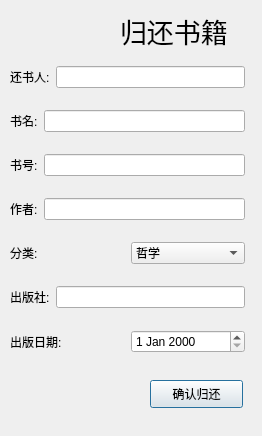
<?xml version="1.0" encoding="UTF-8"?>
<ui version="4.0">
 <class>Dialog</class>
 <widget class="QDialog" name="Dialog">
  <property name="geometry">
   <rect>
    <x>0</x>
    <y>0</y>
    <width>262</width>
    <height>436</height>
   </rect>
  </property>
  <property name="windowTitle">
   <string>Dialog</string>
  </property>
  <widget class="QLabel" name="label_10">
   <property name="geometry">
    <rect>
     <x>120</x>
     <y>10</y>
     <width>131</width>
     <height>41</height>
    </rect>
   </property>
   <property name="font">
    <font>
     <family>华文楷体</family>
     <pointsize>20</pointsize>
    </font>
   </property>
   <property name="text">
    <string>归还书籍</string>
   </property>
  </widget>
  <widget class="QPushButton" name="pushButton">
   <property name="geometry">
    <rect>
     <x>150</x>
     <y>380</y>
     <width>93</width>
     <height>28</height>
    </rect>
   </property>
   <property name="text">
    <string>确认归还</string>
   </property>
  </widget>
  <widget class="QWidget" name="">
   <property name="geometry">
    <rect>
     <x>10</x>
     <y>50</y>
     <width>235</width>
     <height>321</height>
    </rect>
   </property>
   <layout class="QVBoxLayout" name="verticalLayout">
    <item>
     <layout class="QHBoxLayout" name="horizontalLayout">
      <item>
       <widget class="QLabel" name="label">
        <property name="text">
         <string>还书人:</string>
        </property>
       </widget>
      </item>
      <item>
       <widget class="QLineEdit" name="lineEdit_5"/>
      </item>
     </layout>
    </item>
    <item>
     <layout class="QHBoxLayout" name="horizontalLayout_2">
      <item>
       <widget class="QLabel" name="label_2">
        <property name="text">
         <string>书名:</string>
        </property>
       </widget>
      </item>
      <item>
       <widget class="QLineEdit" name="lineEdit_2"/>
      </item>
     </layout>
    </item>
    <item>
     <layout class="QHBoxLayout" name="horizontalLayout_3">
      <item>
       <widget class="QLabel" name="label_3">
        <property name="text">
         <string>书号:</string>
        </property>
       </widget>
      </item>
      <item>
       <widget class="QLineEdit" name="lineEdit_3"/>
      </item>
     </layout>
    </item>
    <item>
     <layout class="QHBoxLayout" name="horizontalLayout_4">
      <item>
       <widget class="QLabel" name="label_4">
        <property name="text">
         <string>作者:</string>
        </property>
       </widget>
      </item>
      <item>
       <widget class="QLineEdit" name="lineEdit"/>
      </item>
     </layout>
    </item>
    <item>
     <layout class="QHBoxLayout" name="horizontalLayout_5">
      <item>
       <widget class="QLabel" name="label_5">
        <property name="text">
         <string>分类:</string>
        </property>
       </widget>
      </item>
      <item>
       <widget class="QComboBox" name="comboBox">
        <item>
         <property name="text">
          <string>哲学</string>
         </property>
        </item>
        <item>
         <property name="text">
          <string>教育</string>
         </property>
        </item>
        <item>
         <property name="text">
          <string>体育</string>
         </property>
        </item>
        <item>
         <property name="text">
          <string>语言文字</string>
         </property>
        </item>
        <item>
         <property name="text">
          <string>艺术</string>
         </property>
        </item>
        <item>
         <property name="text">
          <string>历史</string>
         </property>
        </item>
        <item>
         <property name="text">
          <string>地理</string>
         </property>
        </item>
        <item>
         <property name="text">
          <string>天文学</string>
         </property>
        </item>
        <item>
         <property name="text">
          <string>生物学</string>
         </property>
        </item>
        <item>
         <property name="text">
          <string>医学卫生</string>
         </property>
        </item>
        <item>
         <property name="text">
          <string>农业</string>
         </property>
        </item>
        <item>
         <property name="text">
          <string>军事</string>
         </property>
        </item>
        <item>
         <property name="text">
          <string>社会科学</string>
         </property>
        </item>
        <item>
         <property name="text">
          <string>经济</string>
         </property>
        </item>
        <item>
         <property name="text">
          <string>文化</string>
         </property>
        </item>
        <item>
         <property name="text">
          <string>政治</string>
         </property>
        </item>
       </widget>
      </item>
     </layout>
    </item>
    <item>
     <layout class="QHBoxLayout" name="horizontalLayout_6">
      <item>
       <widget class="QLabel" name="label_6">
        <property name="text">
         <string>出版社:</string>
        </property>
       </widget>
      </item>
      <item>
       <widget class="QLineEdit" name="lineEdit_4"/>
      </item>
     </layout>
    </item>
    <item>
     <layout class="QHBoxLayout" name="horizontalLayout_7">
      <item>
       <widget class="QLabel" name="label_7">
        <property name="text">
         <string>出版日期:</string>
        </property>
       </widget>
      </item>
      <item>
       <widget class="QDateEdit" name="dateEdit"/>
      </item>
     </layout>
    </item>
   </layout>
  </widget>
 </widget>
 <resources/>
 <connections/>
</ui>
